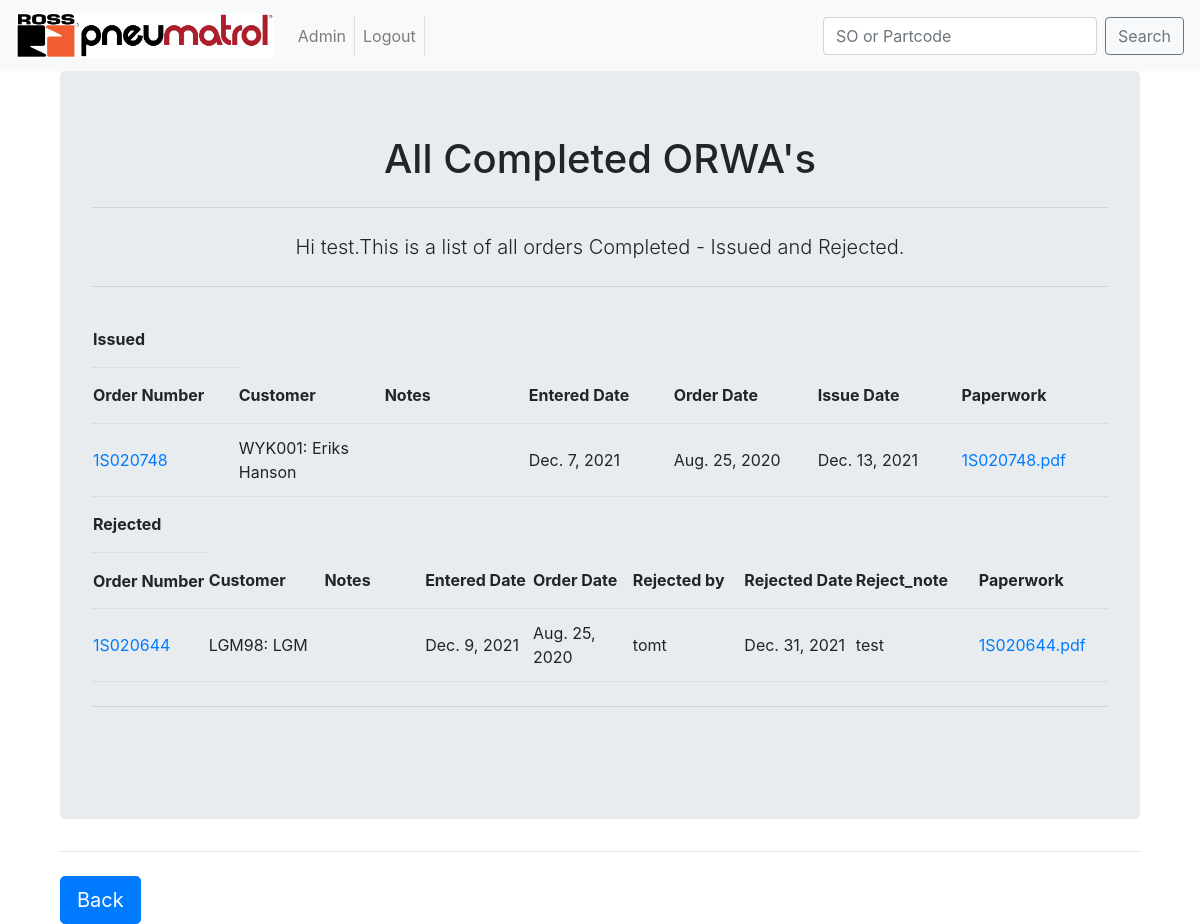
/ORWAapp/Completed (signed in), run on the app's committed database.
### ORWAapp/models.py (models this page shows, shortened)
class SalesOrder(models.Model):
	order_number = models.CharField(max_length = 8,
									unique = True,
									help_text = "1S###### or SAMP####",
									validators =[MinLengthValidator(8, message="Order number is too short")],
									)
	customer = models.ForeignKey(Customers,on_delete = models.CASCADE)
	entered_date = models.DateField(null = True, blank = True)
	order_date = models.DateField(help_text = "date on the paperwork")
	issue_date = models.DateField(null = True, blank = True)
	ORWA_lines = models.IntegerField(null = False,
									default=1,
									help_text= "number of lines that are an ORWA",
									validators=[MinValueValidator(1, message = "less that 1 line at ORWA")],
									)
	reject_user = models.ForeignKey(User,
									on_delete = models.CASCADE,
									related_name='rejected_by',
									null=True,
									blank=True,
									)
	reject_date = models.DateField(null = True, blank = True)
	reject_note = models.TextField(max_length = 200,
								 	blank = True,
								 	)
	notes = models.TextField(blank = True)
	paperwork = models.FileField(upload_to = update_filename,
									blank = False,
									)
	completed_paperwork = models.FileField(upload_to = update_filename_complete,
									blank = True,
									)
	allocated_to = models.ForeignKey(User,
									on_delete = models.CASCADE,
									null = True,
									blank = True,
									)
	class Meta:
		verbose_name_plural = "SalesOrders"

class Customers(models.Model):
	full_name = models.CharField(max_length=200,
								help_text='Customer Name',
								)
	account_name = models.CharField(max_length=6,
								unique=True,
								help_text='Account ref',
								)
	short_name = models.CharField(max_length=50,
								blank=True,
								null=True,
								)
	def __str__(self):
		return "%s: %s" % (self.account_name, self.short_name)
	class Meta:
		verbose_name_plural = "Customer"

### ORWAapp/views.py (the view)
# urls.py: path('Completed', views.Completed, name = "Completed"),
@login_required(login_url='/user_login/')
def Completed(request):
    user = request.user.first_name
    reject_data = SalesOrder.objects.filter(reject_user__isnull = False)
    issue_data = SalesOrder.objects.filter(issue_date__isnull = False)
    context = {
        'reject_data':reject_data,
        'issue_data':issue_data,
        'insert_me':user,
        }
    return render(request,'ORWAapp/home/Completed.html',context)

### templates/ORWAapp/home/Completed.html (shortened to what this page needs)
<!DOCTYPE html>
{% extends "base.html" %}
	{% block body_block %}
		<div class="container">
			<div class="jumbotron">
			<center>
			<h1>All Completed ORWA's</h1>
			<hr class="my-4">
				<p class="lead">Hi {{ insert_me }}.This is a list of all orders Completed - Issued and Rejected.  </p>
			<hr class="my-4">
				<table>
					<tr>
						<th>Issued</th>
					</tr>
				    <tr>
				        <th>Order Number</th>
				        <th>Customer</th>
				        <th>Notes</th>
				        <th>Entered Date</th>
				        <th>Order Date</th>
				        <th>Issue Date</th>
				        <th>Paperwork</th>
				    </tr>
					    {% for od in issue_data %}
				    <tr>
	            		<td><a href="{% url 'ORWAapp:OrderDetail' od.order_number %}">{{ od.order_number }}</a></td>
				        <td>{{ od.customer }}</td>
   				        <td>{{ od.notes }}</td>
				        <td>{{ od.entered_date }}</td>
				        <td>{{ od.order_date }}</td>
				        <td>{{ od.issue_date }}</td>
				        <td><a href="/media/{{ od.completed_paperwork }}" target="_blank">{{ od.order_number }}.pdf</a></td>
				    </tr>
					    {% endfor %}
				</table>
				<table>
					<tr>
						<th>Rejected</th>
					</tr>
				    <tr>
				        <th>Order Number</th>
				        <th>Customer</th>
				        <th>Notes</th>
				        <th>Entered Date</th>
				        <th>Order Date</th>
				        <th>Rejected by</th>
				        <th>Rejected Date</th>
				        <th>Reject_note</th>
				        <th>Paperwork</th>
				    </tr>
					    {% for od in reject_data %}
				    <tr>
	            		<td><a href="{% url 'ORWAapp:OrderDetail' od.order_number %}">{{ od.order_number }}</a></td>
				        <td>{{ od.customer }}</td>
   				        <td>{{ od.notes }}</td>
				        <td>{{ od.entered_date }}</td>
				        <td>{{ od.order_date }}</td>
				        <td>{{ od.reject_user }}</td>
				        <td>{{ od.reject_date }}</td>
				        <td>{{ od.reject_note}}</td>
				        <td><a href="/media/{{ od.paperwork }}" target="_blank">{{ od.order_number }}.pdf</a></td>
				    </tr>
					    {% endfor %}
				</table>
				<hr class="my-4">
				<br>
		</center>
		</div>
		<hr class="my-4">
		<a class="btn btn-primary btn-lg" href="{% url 'ORWAapp:home' %}" role="button">Back</a>
		</div>
	{% endblock %}

### ORWAapp/static/css/mystyle.css (style rules this page uses)
table { width:100%; font-size: 16px; }
td, th { width: 150px; overflow-wrap:normal; height: 56px; padding-top: 12px; padding-bottom: 12px; border-bottom: 1px solid #ddd; text-align:left; }

### data on the page
SalesOrder: order_number "1S020748", customer "WYK001: Eriks Hanson", entered_date "Dec. 7, 2021", order_date "Aug. 25, 2020", issue_date "Dec. 13, 2021"
SalesOrder: order_number "1S020644", customer "LGM98: LGM", entered_date "Dec. 9, 2021", order_date "Aug. 25, 2020", reject_user "tomt", reject_date "Dec. 31, 2021", reject_note "test"

### other printed values
{{ insert_me }} "test"
